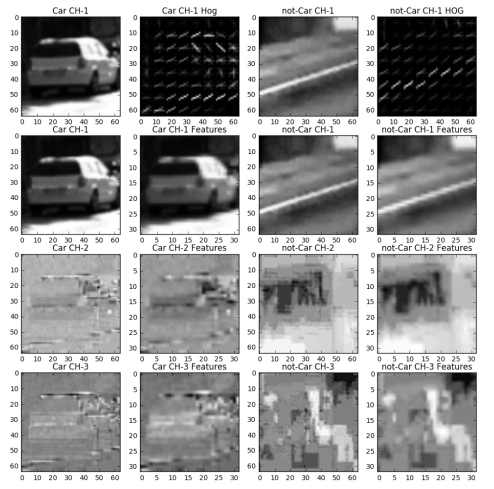
#> input picture examples/HOG_example.jpg, 988 x 978 px (shown at 1/2 size); its folder holds only this picture in this run
$ python -i feature_extraction.py   (imports and definitions only)
#> lines starting #> are read from the running program, lines starting #| are printed output that depends on the picture
from skimage.feature import hog

import matplotlib.image as mpimg
import matplotlib.pyplot as plt

from IPython.display import HTML

import numpy as np
import pickle
import cv2
import glob
import time
import os

configParams = {

    # Flags for which features to use
    'use_hog_feat':True,
    'use_spatial_feat':True,
    'use_hist_feat':True,

    # Color feature params
    'color_cspace':'YCrCb',
    'color_spatial_size':(32, 32),
    'color_hist_bins':32,
    'color_hist_range':(0, 256),

    # HOG feature params
    'use_gray_img':False,
    'hog_channel':'ALL',
    'hog_cspace':'YCrCb',
    'hog_n_orientations': 9,
    'hog_pixels_per_cell': 8,
    'hog_cells_per_block': 1,

    # Heatmap
    'heat_threshold': 2,
    'buffer_len_hotwindows': 5,
}

def readImages(dir):

    images = []
    for dirPath, dirNames, fileNames in os.walk(dir):
        for dirName in dirNames:
            images.append(glob.glob(dir + '/' + dirName + '/' + '*.png'))
    flatten = [item for sublist in images for item in sublist]
    return list(map(lambda img: mpimg.imread(img), flatten))

def transform_colorspace(image, cspace):
    # apply color conversion if other than 'RGB'
    # cspace = dict_config_params['color_space']
    if cspace != 'RGB':
        if cspace == 'HSV':
            feature_image = cv2.cvtColor(image, cv2.COLOR_RGB2HSV)
        elif cspace == 'LUV':
            feature_image = cv2.cvtColor(image, cv2.COLOR_RGB2LUV)
        elif cspace == 'HLS':
            feature_image = cv2.cvtColor(image, cv2.COLOR_RGB2HLS)
        elif cspace == 'YUV':
            feature_image = cv2.cvtColor(image, cv2.COLOR_RGB2YUV)
        elif cspace == 'YCrCb':
            feature_image = cv2.cvtColor(image, cv2.COLOR_RGB2YCrCb)
    else:
        feature_image = np.copy(image)

    return feature_image

def get_hog_features(img, orient, pix_per_cell, cell_per_block, vis=False, feature_vec=True):
    if vis == True:
        features, hog_image = hog(img, orientations=orient, pixels_per_cell=(pix_per_cell, pix_per_cell),
                                  cells_per_block=(cell_per_block, cell_per_block), transform_sqrt=False,
                                  visualise=True, feature_vector=False)
    else:
        features = hog(img, orientations=orient, pixels_per_cell=(pix_per_cell, pix_per_cell),
                       cells_per_block=(cell_per_block, cell_per_block), transform_sqrt=False,
                       visualise=False, feature_vector=feature_vec)
        hog_image = None

    return features, hog_image

def extract_hog_features(image, hog_feat=True, visualize=False):

    if hog_feat is not True:
        return [], None

    if configParams['use_gray_img'] is True:
        feature_image = cv2.cvtColor(image, cv2.COLOR_RGB2GRAY)
    else:
        feature_image = transform_colorspace(image, configParams['hog_cspace'])

    # Parameters
    hog_channel = configParams['hog_channel']
    n_orientations = configParams['hog_n_orientations']
    pixels_per_cell = configParams['hog_pixels_per_cell']
    cells_per_block = configParams['hog_cells_per_block']

    hog_features = []
    single_channel_img = len(feature_image.shape)==2

    if hog_feat == True:
        if single_channel_img is True:
            hog_features, hog_image = get_hog_features(feature_image,
                                                       n_orientations,
                                                       pixels_per_cell, cells_per_block,
                                                       vis=visualize, feature_vec=False)

        elif hog_channel == 'ALL':
            for channel in range(feature_image.shape[2]):
                features, hog_image = get_hog_features(feature_image[:,:,channel],
                                                       n_orientations,
                                                       pixels_per_cell, cells_per_block,
                                                       vis=visualize, feature_vec=False)
                hog_features.append(features)
        else:
            hog_features, hog_image = get_hog_features(feature_image[:,:,hog_channel],
                                                       n_orientations,
                                                       pixels_per_cell, cells_per_block,
                                                       vis=visualize, feature_vec=False)

    return hog_features, hog_image

# Define a function to compute binned color features
def bin_spatial(img):

    size = configParams['color_spatial_size']

    features = cv2.resize(img, size).ravel()
    return features


# Define a function to compute color histogram features
def color_hist(img):
    nbins = configParams['color_hist_bins']
    bins_range = configParams['color_hist_range']

    # Compute the histograms of the color channels separately
    channel1_hist = np.histogram(img[:,:,0], bins=nbins, range=bins_range)
    channel2_hist = np.histogram(img[:,:,1], bins=nbins, range=bins_range)
    channel3_hist = np.histogram(img[:,:,2], bins=nbins, range=bins_range)

    # Concatenate the histograms into a single feature vector
    hist_features = np.concatenate((channel1_hist[0], channel2_hist[0], channel3_hist[0]))
    return hist_features


def extract_color_features(image, spatial_feat=True, hist_feat=True):

    color_features = []

    if spatial_feat is not True and hist_feat is not True:
        return color_features

    feature_image = transform_colorspace(image, configParams['color_cspace'])

    # Get spatial color features
    if spatial_feat is True:
        spatial_features = bin_spatial(feature_image)
        color_features.append(spatial_features)

    # Get color histogram features
    if hist_feat is True:
        hist_features = color_hist(feature_image)
        color_features.append(hist_features)

    # Concatenate spatial and histogram features
    color_features = np.concatenate(color_features)

    # Return list of feature vectors
    return color_features


def extractFeatures(image, verbose=True, hog_feat=True, spatial_feat=True, hist_feat=True):

    features = []

    # --- Extract HOG features ---
    hogFeatures, hogImage = extract_hog_features(image, hog_feat=hog_feat, visualize=verbose)
    features.append(np.ravel(hogFeatures))

    # --- Extract Color features ---
    colorFeatures = extract_color_features(image, spatial_feat=spatial_feat, hist_feat=hist_feat)
    features.append(colorFeatures)

    if verbose is True:
        print()
        print("len(hogFeatures): {}".format(len(hogFeatures)))
        print("len(colorFeatures): {}".format(len(colorFeatures)))

        if hogImage is not None:
            # Plot
            fig = plt.figure()
            plt.subplot(121)
            plt.imshow(image, cmap='gray')
            plt.title('Example Image')
            plt.subplot(122)
            plt.imshow(hogImage, cmap='gray')
            plt.title('HOG Visualization')

    return np.concatenate(features)

>>> import cv2
>>> picture = cv2.cvtColor(cv2.imread('examples/HOG_example.jpg'), cv2.COLOR_BGR2RGB)
#> picture is the input picture: shape (978, 988, 3); min 0, max 255, mean 154
>>> result = extractFeatures(picture)
#> in transform_colorspace, `feature_image = cv2.cvtColor(image, cv2.COLOR_RGB2YCrCb)`: feature_image: shape (978, 988, 3); mean of channels 0, 1, 2 154, 128, 128
#> the loop in extract_hog_features, `for channel in range(feature_image.shape[2]):` made 3 passes
#> pass 1, in get_hog_features, `features, hog_image = hog(img, orientations=orient, pixels_per_cell=(p..`:
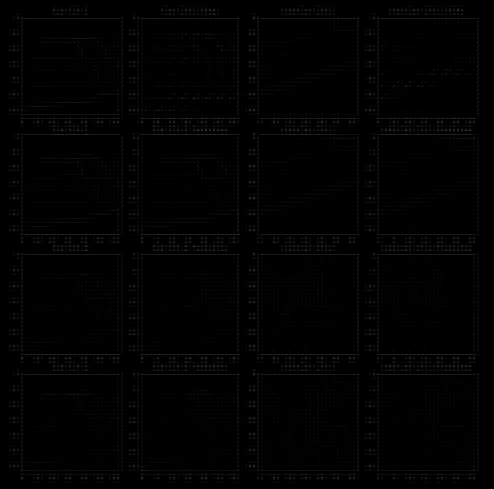
#> hog_image: shape (978, 988) float64 (shown at 1/2 size); min 0, max 115.9, mean 2
#> after the loop in extract_hog_features, `for channel in range(feature_image.shape[2]):`: hog_features = 3 items
#> in bin_spatial, `features = cv2.resize(img, size).ravel()`: features = 3072 values, max 255 at index 0, min 0 at index 180, mean 134.7
#> in extract_color_features, `spatial_features = bin_spatial(feature_image)`: spatial_features has the same summary as features in bin_spatial
#> in color_hist, `hist_features = np.concatenate((channel1_hist[0], channel2_hist[0], ch..`: hist_features = 96 values, max 966264 at index 48, min 0 at index 32, mean 30195.8
#> in extract_color_features, `color_features = np.concatenate(color_features)`: color_features = 3168 values, max 966264 at index 3120, min 0 at index 180, mean 1045.6
#> in extractFeatures, `colorFeatures = extract_color_features(image, spatial_feat=spatial_fea..`: colorFeatures has the same summary as color_features in extract_color_features
#| len(hogFeatures): 3
#| len(colorFeatures): 3168
#> (the run stopped early here; a loop or call above may not have finished)

$ run again, on examples/sliding_window.jpg
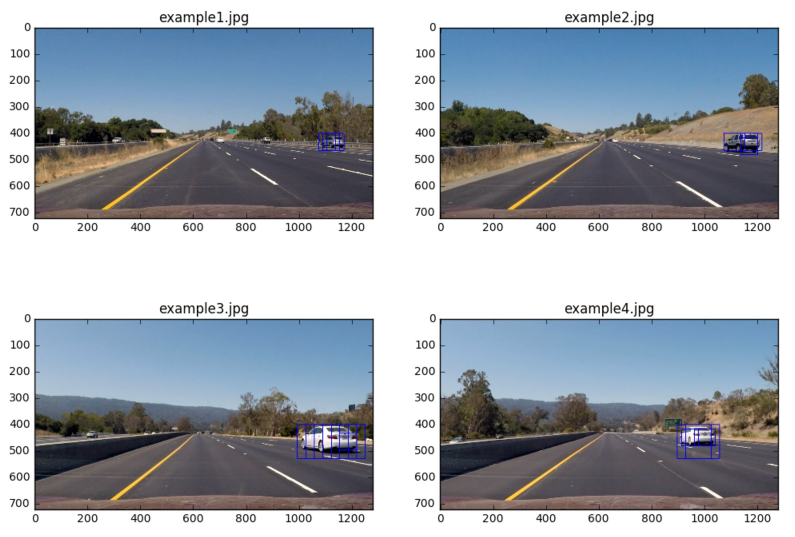
#> input picture examples/sliding_window.jpg, 1590 x 1074 px (shown at 1/2 size)
#> feature_image: shape (1074, 1590, 3); mean of channels 0, 1, 2 166, 123.8, 133.4
#> the loop in extract_hog_features, `for channel in range(feature_image.shape[2]):` made 3 passes
#> pass 1, in get_hog_features, `features, hog_image = hog(img, orientations=orient, pixels_per_cell=(p..`:
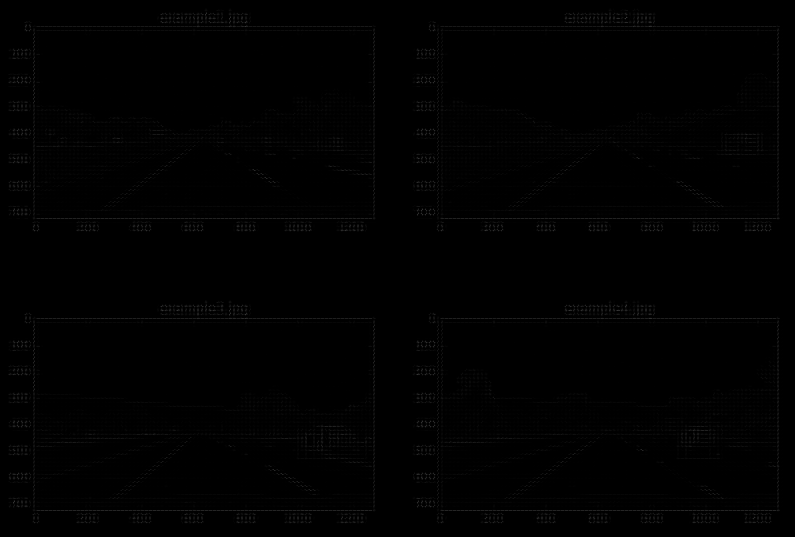
#> hog_image: shape (1074, 1590) float64 (shown at 1/2 size); min 0, max 113.4, mean 1.1
#> after the loop in extract_hog_features, `for channel in range(feature_image.shape[2]):`: hog_features = 3 items
#> features = 3072 values, max 255 at index 0, min 8 at index 771, mean 143.2
#> spatial_features has the same summary as features in bin_spatial
#> in color_hist, `hist_features = np.concatenate((channel1_hist[0], channel2_hist[0], ch..`: hist_features = 96 values, max 1014546 at index 48, min 0 at index 32, mean 53364.4
#> color_features = 3168 values, max 1014546 at index 3120, min 0 at index 3104, mean 1755.9
#> colorFeatures has the same summary as color_features in extract_color_features
#| len(hogFeatures): 3
#| len(colorFeatures): 3168

$ run again, on examples/sliding_windows.jpg
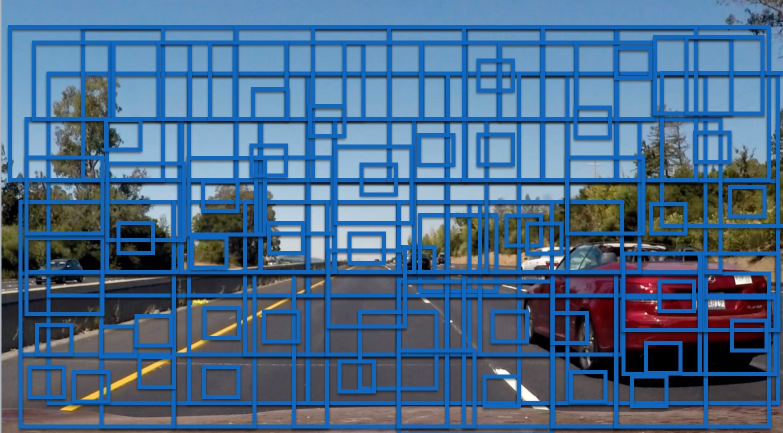
#> input picture examples/sliding_windows.jpg, 1566 x 866 px (shown at 1/2 size)
#> feature_image: shape (866, 1566, 3); mean of channels 0, 1, 2 100.2, 109.1, 149.9
#> the loop in extract_hog_features, `for channel in range(feature_image.shape[2]):` made 3 passes
#> pass 1, in get_hog_features, `features, hog_image = hog(img, orientations=orient, pixels_per_cell=(p..`:
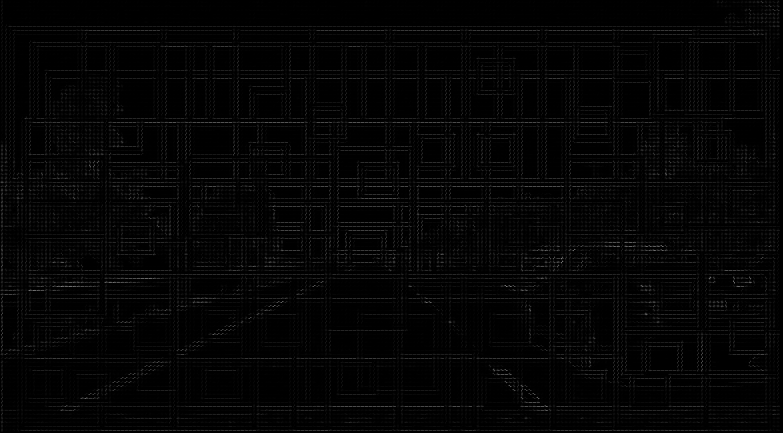
#> hog_image: shape (866, 1566) float64 (shown at 1/2 size); min 0, max 65.51, mean 1.2; drawn with min black and max white
#> pass 2, in get_hog_features (call 2), `features, hog_image = hog(img, orientations=orient, pixels_per_cell=(p..`:
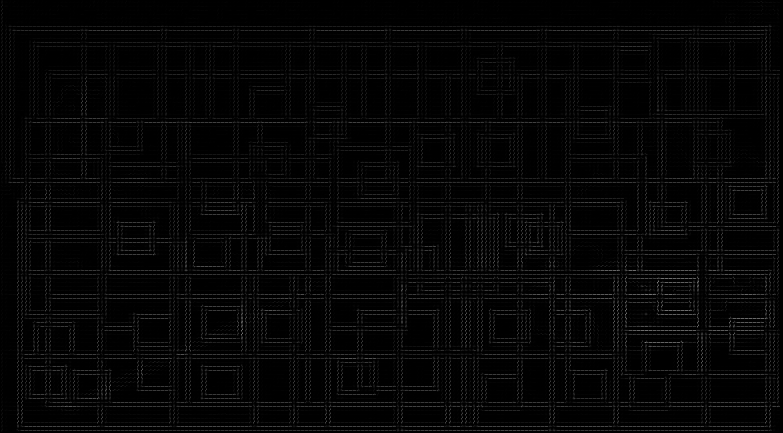
#> hog_image: shape (866, 1566) float64 (shown at 1/2 size); min 0, max 29.05, mean 0.7; drawn with min black and max white
#> after the loop in extract_hog_features, `for channel in range(feature_image.shape[2]):`: hog_features = 3 items
#> features = 3072 values, max 254 at index 2652, min 0 at index 1440, mean 119.1
#> spatial_features has the same summary as features in bin_spatial
#> in color_hist, `hist_features = np.concatenate((channel1_hist[0], channel2_hist[0], ch..`: hist_features = 96 values, max 365460 at index 10, min 0 at index 32, mean 42379.9
#> color_features = 3168 values, max 365460 at index 3082, min 0 at index 1440, mean 1399.7
#> colorFeatures has the same summary as color_features in extract_color_features
#| len(hogFeatures): 3
#| len(colorFeatures): 3168

$ run again, on examples/bboxes_and_heat.png
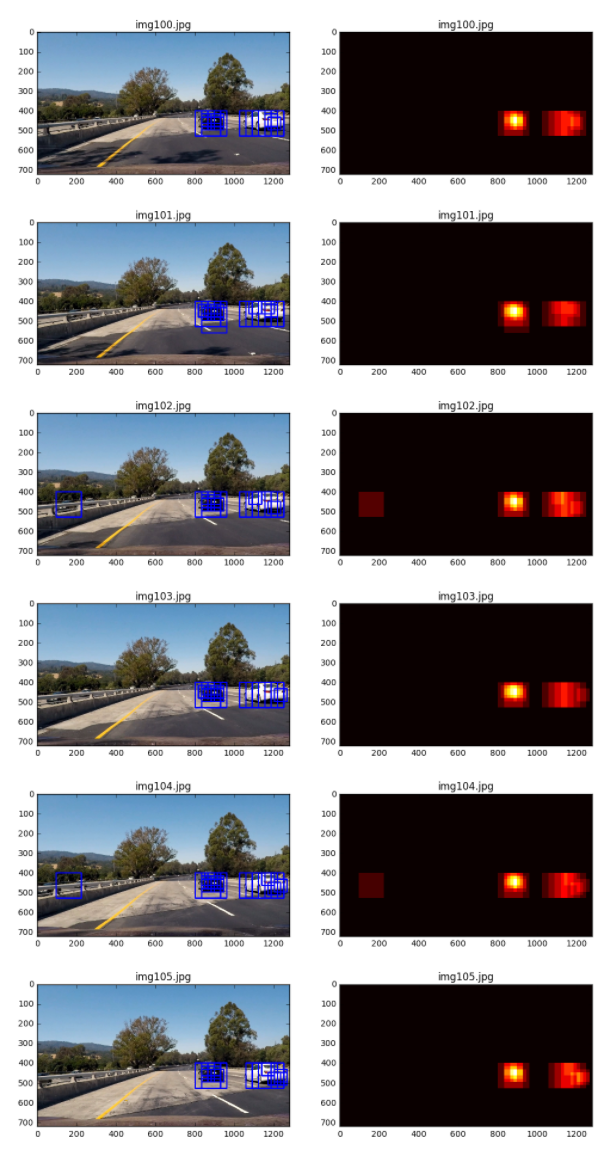
#> input picture examples/bboxes_and_heat.png, 610 x 1150 px
#> feature_image: shape (1150, 610, 3); mean of channels 0, 1, 2 130.8, 128.6, 129.8
#> the loop in extract_hog_features, `for channel in range(feature_image.shape[2]):` made 3 passes
#> pass 1, in get_hog_features, `features, hog_image = hog(img, orientations=orient, pixels_per_cell=(p..`:
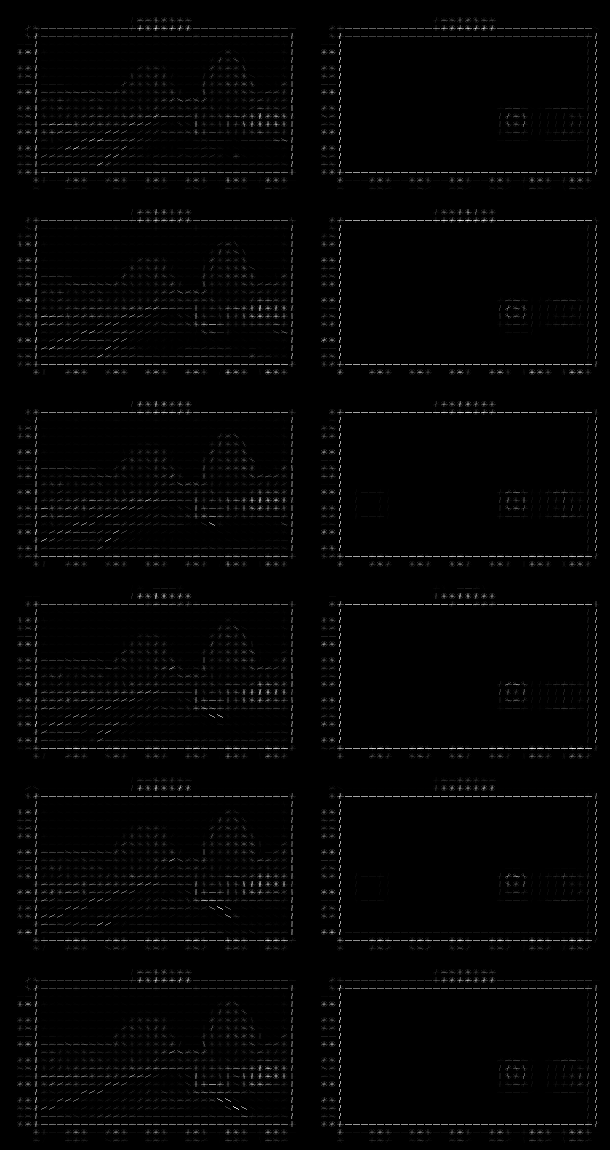
#> hog_image: shape (1150, 610) float64; min 0, max 96.97, mean 1.6; drawn with min black and max white
#> pass 2, in get_hog_features (call 2), `features, hog_image = hog(img, orientations=orient, pixels_per_cell=(p..`:
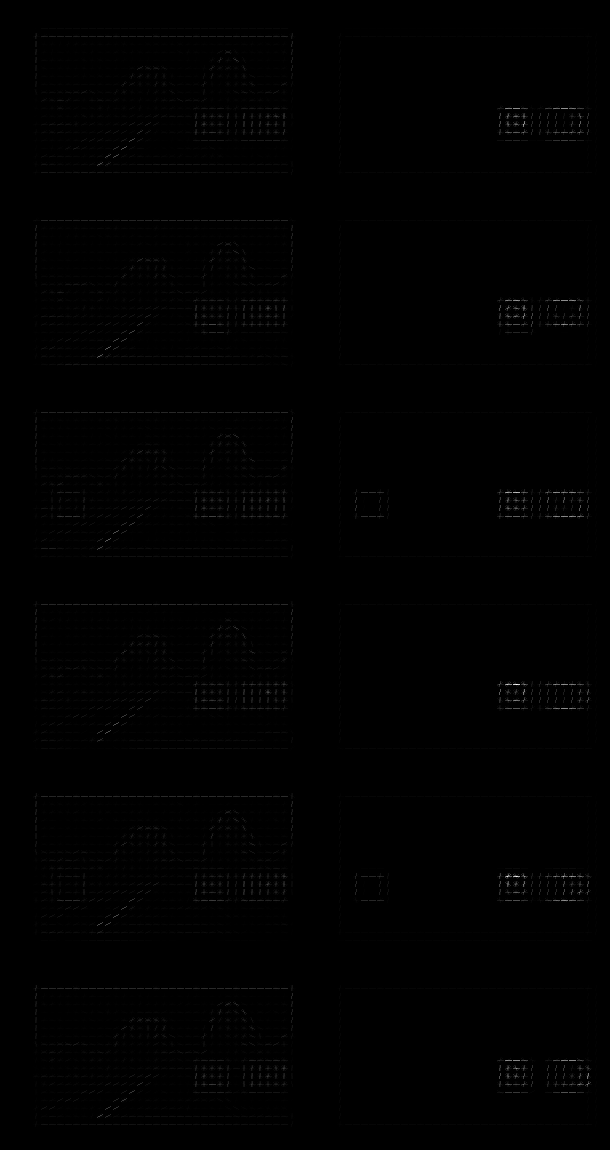
#> hog_image: shape (1150, 610) float64; min 0, max 48.93, mean 0.2; drawn with min black and max white
#> after the loop in extract_hog_features, `for channel in range(feature_image.shape[2]):`: hog_features = 3 items
#> features = 3072 values, max 255 at index 0, min 3 at index 150, mean 130.6
#> spatial_features has the same summary as features in bin_spatial
#> in color_hist, `hist_features = np.concatenate((channel1_hist[0], channel2_hist[0], ch..`: hist_features = 96 values, max 551060 at index 48, min 0 at index 32, mean 21921.9
#> color_features = 3168 values, max 551060 at index 3120, min 0 at index 3104, mean 791
#> colorFeatures has the same summary as color_features in extract_color_features
#| len(hogFeatures): 3
#| len(colorFeatures): 3168
